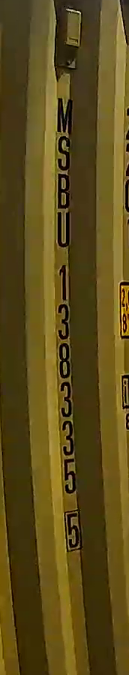
#> input picture backend/tests/fixtures/regressions/c430-vertical-msbu.png, 129 x 675 px
$ python -i container_ocr.py   (imports and definitions only)
#> lines starting #> are read from the running program, lines starting #| are printed output that depends on the picture; after the words box and inside, x2 and y2 are one past the last pixel; in counts of white or black regions, pixels touching at a corner belong together
#> further down, picture is the input picture: shape (675, 129, 3); mean B, G, R 26.5, 76.3, 92.9
from __future__ import annotations
import math


def stacked_number_strips(image):
    """Lay out upright, vertically stacked glyphs without rotating letters."""
    import cv2
    import numpy as np
    h, w = image.shape[:2]
#> h = 675; w = 129
    if h < 2*w:
        return []
    gray = cv2.cvtColor(image, cv2.COLOR_BGR2GRAY) if image.ndim == 3 else image
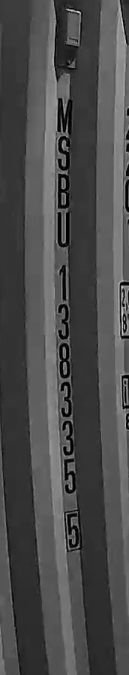
#> gray: shape (675, 129); min 0, max 220, mean 75.5
    masks = [cv2.threshold(gray, level, 255, cv2.THRESH_BINARY_INV)[1] for level in (20, 35)]
#> masks = 2 items
    masks += [cv2.adaptiveThreshold(gray, 255, cv2.ADAPTIVE_THRESH_GAUSSIAN_C,
        cv2.THRESH_BINARY_INV, 31, 11),
        cv2.threshold(gray, 0, 255, cv2.THRESH_BINARY_INV | cv2.THRESH_OTSU)[1]]
    candidates = []
    for mask in masks:
        long_lines = cv2.morphologyEx(mask, cv2.MORPH_OPEN,
            cv2.getStructuringElement(cv2.MORPH_RECT, (1, max(15, int(h*.18)))))
        mask = cv2.subtract(mask, long_lines)
        contours, _ = cv2.findContours(mask, cv2.RETR_EXTERNAL, cv2.CHAIN_APPROX_SIMPLE)
        boxes = [cv2.boundingRect(c) for c in contours]
        boxes = [(x,y,bw,bh) for x,y,bw,bh in boxes if .018*h <= bh <= .14*h
                 and .04*w <= bw <= .7*w and bw*bh >= 20]
        for anchor in boxes:
            center = anchor[0]+anchor[2]/2
            column = sorted([b for b in boxes if abs(b[0]+b[2]/2-center) <= max(6,.14*w)], key=lambda b:b[1])
            merged = []
            for x,y,bw,bh in column:
                if merged and y < merged[-1][1]+merged[-1][3]*.75:
                    a,b,c,d = merged.pop()
                    merged.append((min(a,x), min(b,y), max(a+c,x+bw)-min(a,x), max(b+d,y+bh)-min(b,y)))
                else:
                    merged.append((x,y,bw,bh))
            if not 10 <= len(merged) <= 13:
                continue
            parts = []
            for x,y,bw,bh in merged:
                part = image[max(0,y-2):min(h,y+bh+2), max(0,x-2):min(w,x+bw+2)]
                target_w = max(12, min(64, round(48*part.shape[1]/part.shape[0])))
                part = cv2.resize(part, (target_w,48), interpolation=cv2.INTER_CUBIC)
                parts.append(cv2.copyMakeBorder(part, 8,8,5,5,cv2.BORDER_CONSTANT,value=(255,255,255)))
            signature = tuple(merged)
            if not any(c[1] == signature for c in candidates):
                candidates.append((abs(len(merged)-11), signature, np.concatenate(parts, axis=1)))
#> this loop made 4 passes
#> pass 1, in stacked_number_strips, `mask = cv2.subtract(mask, long_lines)`:
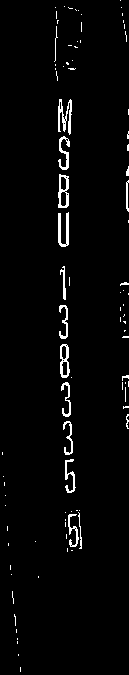
#> mask: shape (675, 129); 2.7% white in thin lines or dots
#> pass 2, in stacked_number_strips, `mask = cv2.subtract(mask, long_lines)`:
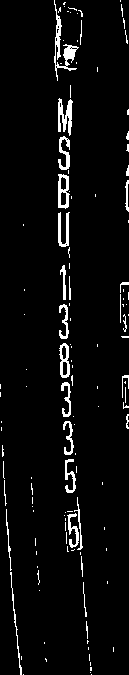
#> mask: shape (675, 129); 4.4% white; 126 white regions (98 under 20 px), largest, box (x1, y1, x2, y2) and area: (54, 0, 79, 81) 458, (58, 98, 73, 136) 320, (58, 174, 70, 209) 240
#> pass 3, in stacked_number_strips, `long_lines = cv2.morphologyEx(mask, cv2.MORPH_OPEN, cv2.getStructuring..`:
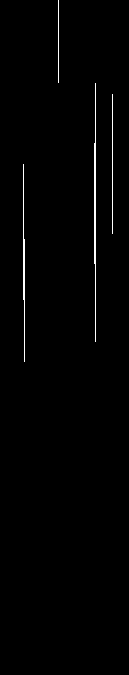
#> long_lines: shape (675, 129); 0.99% white in thin lines or dots, all inside (x1, y1, x2, y2) = (23, 0, 113, 362)
#> after the loop:
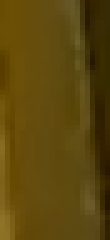
#> part: shape (48, 22, 3) (shown 5 times larger); mean B, G, R 12.6, 70.5, 91.9
#> after the loop, candidates = 5 items
    return [c[2] for c in sorted(candidates, key=lambda c:c[0])[:2]]

# [185 lines left out: functions prepare_ocr_crop, crop_identification, inside_gate, expand_number_crop, rectify_printed_digit_box, vertical_glyph_column and 1 more, not called in this run]

>>> import cv2
>>> picture = cv2.imread('../../tests/fixtures/regressions/c430-vertical-msbu.png')
>>> result = stacked_number_strips(picture)
#> result = 2 items
